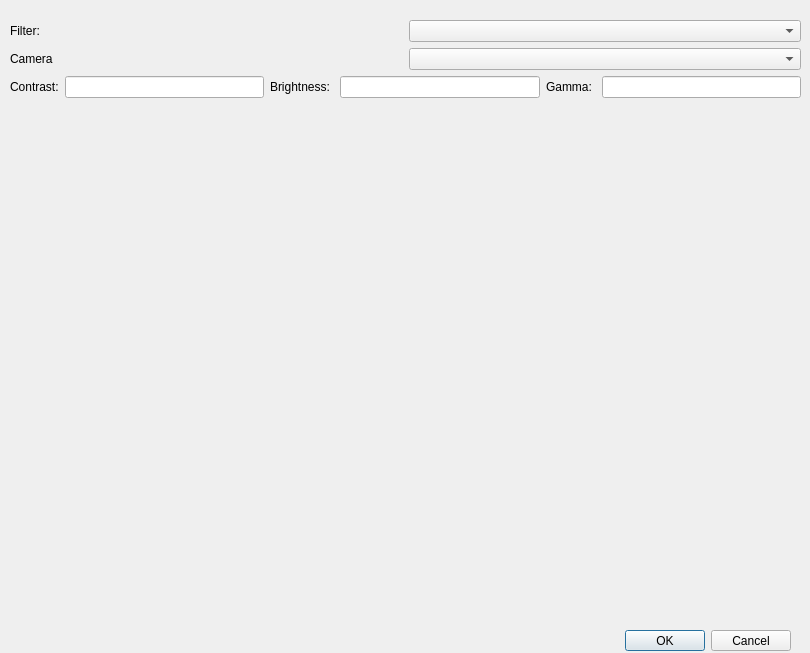
<?xml version="1.0" encoding="UTF-8"?>
<ui version="4.0">
 <class>Dialog</class>
 <widget class="QDialog" name="Dialog">
  <property name="geometry">
   <rect>
    <x>0</x>
    <y>0</y>
    <width>810</width>
    <height>653</height>
   </rect>
  </property>
  <property name="windowTitle">
   <string>Dialog</string>
  </property>
  <widget class="QDialogButtonBox" name="buttonBox">
   <property name="geometry">
    <rect>
     <x>-10</x>
     <y>630</y>
     <width>801</width>
     <height>21</height>
    </rect>
   </property>
   <property name="orientation">
    <enum>Qt::Horizontal</enum>
   </property>
   <property name="standardButtons">
    <set>QDialogButtonBox::Cancel|QDialogButtonBox::Ok</set>
   </property>
  </widget>
  <widget class="QWidget" name="verticalLayoutWidget">
   <property name="geometry">
    <rect>
     <x>10</x>
     <y>20</y>
     <width>791</width>
     <height>601</height>
    </rect>
   </property>
   <layout class="QVBoxLayout" name="verticalLayout">
    <item>
     <layout class="QGridLayout" name="gridLayout">
      <item row="0" column="0">
       <widget class="QLabel" name="filterLabel">
        <property name="text">
         <string>Filter:</string>
        </property>
       </widget>
      </item>
      <item row="1" column="1">
       <widget class="QComboBox" name="cameraBox"/>
      </item>
      <item row="1" column="0">
       <widget class="QLabel" name="cameraLabel">
        <property name="text">
         <string>Camera</string>
        </property>
       </widget>
      </item>
      <item row="0" column="1">
       <widget class="QComboBox" name="filterBox"/>
      </item>
     </layout>
    </item>
    <item>
     <layout class="QHBoxLayout" name="horizontalLayout_3">
      <item>
       <widget class="QLabel" name="contrastLabel">
        <property name="text">
         <string>Contrast:</string>
        </property>
       </widget>
      </item>
      <item>
       <widget class="QLineEdit" name="contrastLine"/>
      </item>
      <item>
       <widget class="QLabel" name="brightnessLabel">
        <property name="text">
         <string>Brightness: </string>
        </property>
       </widget>
      </item>
      <item>
       <widget class="QLineEdit" name="brightnessLine"/>
      </item>
      <item>
       <widget class="QLabel" name="gammaLabel">
        <property name="text">
         <string>Gamma: </string>
        </property>
       </widget>
      </item>
      <item>
       <widget class="QLineEdit" name="gammaLine"/>
      </item>
     </layout>
    </item>
    <item>
     <widget class="QLabel" name="display">
      <property name="text">
       <string/>
      </property>
      <property name="pixmap">
       <pixmap>MoonsOut/normalized2.png</pixmap>
      </property>
      <property name="scaledContents">
       <bool>true</bool>
      </property>
     </widget>
    </item>
   </layout>
  </widget>
 </widget>
 <resources/>
 <connections>
  <connection>
   <sender>buttonBox</sender>
   <signal>accepted()</signal>
   <receiver>Dialog</receiver>
   <slot>accept()</slot>
   <hints>
    <hint type="sourcelabel">
     <x>248</x>
     <y>254</y>
    </hint>
    <hint type="destinationlabel">
     <x>157</x>
     <y>274</y>
    </hint>
   </hints>
  </connection>
  <connection>
   <sender>buttonBox</sender>
   <signal>rejected()</signal>
   <receiver>Dialog</receiver>
   <slot>reject()</slot>
   <hints>
    <hint type="sourcelabel">
     <x>316</x>
     <y>260</y>
    </hint>
    <hint type="destinationlabel">
     <x>286</x>
     <y>274</y>
    </hint>
   </hints>
  </connection>
 </connections>
</ui>
